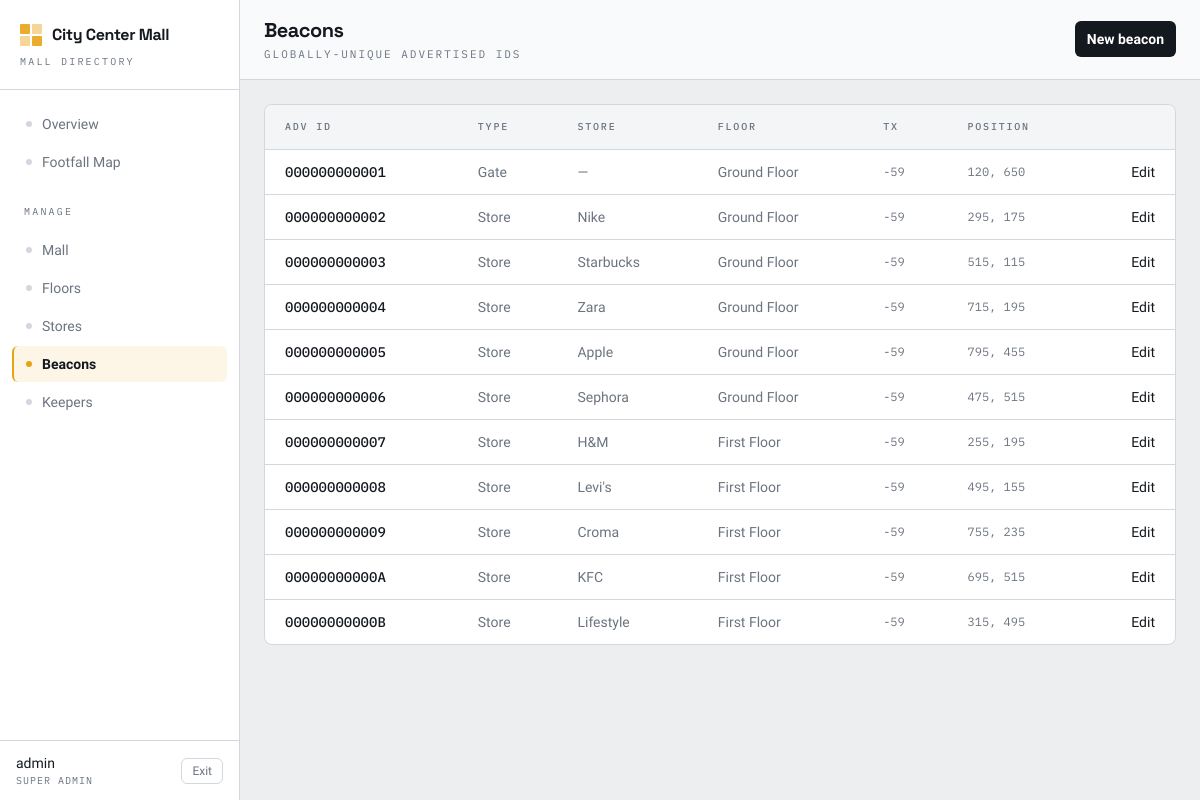
The app's page /beacons/ (signed in) with its own data.
### core/models.py (models this page shows, shortened)
class Mall(models.Model):
    name = models.CharField(max_length=120)
    address = models.CharField(max_length=255, blank=True)

class Beacon(models.Model):
    GATE, STORE, COMMON = 'gate', 'store', 'common'
    TYPES = [(GATE, 'Gate'), (STORE, 'Store'), (COMMON, 'Common')]
    mall = models.ForeignKey(Mall, on_delete=models.CASCADE, related_name='beacons')
    floor = models.ForeignKey(Floor, on_delete=models.CASCADE, related_name='beacons')
    store = models.ForeignKey(Store, null=True, blank=True, on_delete=models.SET_NULL,
                              related_name='beacons')
    adv_id = models.CharField(max_length=12, unique=True)  # 6 bytes as hex; advertised + matched
    beacon_type = models.CharField(max_length=8, choices=TYPES, default=COMMON)  # admin-only, not synced
    pos_x = models.IntegerField(default=0)
    pos_y = models.IntegerField(default=0)
    tx_power = models.IntegerField(default=-59)  # calibrated RSSI @ 1m

class Floor(models.Model):
    mall = models.ForeignKey(Mall, on_delete=models.CASCADE, related_name='floors')
    number = models.IntegerField()
    name = models.CharField(max_length=80)
    plan_image = models.FileField(upload_to='floors/', blank=True)
    width_m = models.FloatField(null=True, blank=True)
    height_m = models.FloatField(null=True, blank=True)
    outline = models.JSONField(null=True, blank=True)
    class Meta:
        ordering = ['number']
    PPM = 20

class Store(models.Model):
    mall = models.ForeignKey(Mall, on_delete=models.CASCADE, related_name='stores')
    floor = models.ForeignKey(Floor, on_delete=models.CASCADE, related_name='stores')
    name = models.CharField(max_length=120)
    category = models.CharField(max_length=60)
    image = models.FileField(upload_to='stores/', blank=True)   # storefront photo for the app card
    tagline = models.CharField(max_length=80, blank=True)        # one-line hook under the name
    badge = models.CharField(max_length=16, blank=True)          # short chip, e.g. OFFER / NEW
    pos_x = models.IntegerField(default=0)  # label anchor — auto-set to shape centroid
    pos_y = models.IntegerField(default=0)
    shape = models.JSONField(null=True, blank=True)
    keeper = models.ForeignKey(settings.AUTH_USER_MODEL, null=True, blank=True,
                               on_delete=models.SET_NULL, related_name='stores')

### core/views.py (the view)
# urls.py: path('beacons/', views.beacons, name='beacons'),
@login_required
@admin_only
def beacons(request):
    mall = Mall.objects.first()
    return render(request, 'beacons.html', {
        'beacons': Beacon.objects.filter(mall=mall).select_related('floor', 'store'),
        'floors': Floor.objects.filter(mall=mall)})

### core/context.py (called while the page is built)
def dashboard(request):
    if not request.user.is_authenticated:
        return {}
    mall = Mall.objects.first()
    return {
        'mall': mall,
        'nav_floors': Floor.objects.filter(mall=mall) if mall else [],
        'is_admin': request.user.is_superuser,
    }

### core/templates/beacons.html (shortened to what this page needs)
{% extends "base.html" %}
{% block heading %}Beacons{% endblock %}
{% block subheading %}<p class="mt-0.5 font-mono text-[11px] uppercase tracking-[0.18em] text-muted">Globally-unique advertised IDs</p>{% endblock %}
{% block toolbar %}<a href="{% url 'beacon_new' %}" class="rounded-md bg-ink px-3 py-2 text-sm font-600 text-white hover:bg-black transition">New beacon</a>{% endblock %}
{% block content %}
<div class="overflow-hidden rounded-lg border border-line bg-surface">
  <table class="w-full text-sm">
    <thead class="border-b border-line bg-paper/60 font-mono text-[10px] uppercase tracking-[0.18em] text-muted">
      <tr><th class="px-5 py-3 text-left font-500">Adv ID</th><th class="px-5 py-3 text-left font-500">Type</th>
      <th class="px-5 py-3 text-left font-500">Store</th><th class="px-5 py-3 text-left font-500">Floor</th>
      <th class="px-5 py-3 text-left font-500">Tx</th><th class="px-5 py-3 text-left font-500">Position</th><th></th></tr>
    </thead>
    <tbody>
      {% for b in beacons %}
      <tr class="border-b border-line last:border-0 hover:bg-paper/50">
        <td class="px-5 py-3 font-mono font-500">{{ b.adv_id }}</td>
        <td class="px-5 py-3 text-muted capitalize">{{ b.beacon_type }}</td>
        <td class="px-5 py-3 text-muted">{{ b.store.name|default:"—" }}</td>
        <td class="px-5 py-3 text-muted">{{ b.floor.name }}</td>
        <td class="px-5 py-3 font-mono text-xs text-muted">{{ b.tx_power }}</td>
        <td class="px-5 py-3 font-mono text-xs text-muted">{{ b.pos_x }}, {{ b.pos_y }}</td>
        <td class="px-5 py-3 text-right"><a href="{% url 'beacon_edit' b.id %}" class="font-500 text-ink hover:text-signal">Edit</a></td>
      </tr>
      {% endfor %}
    </tbody>
  </table>
</div>
{% endblock %}

### core/templates/base.html (shortened to what this page needs)
{% load static %}
<!doctype html>
<html lang="en">
<head>
  <script src="https://cdn.tailwindcss.com"></script>
</head>
<body class="bg-paper text-ink antialiased">
{% if user.is_authenticated %}
<div class="flex min-h-screen">
  <aside class="hidden md:flex w-60 shrink-0 flex-col border-r border-line bg-surface">
    <div class="px-5 pt-6 pb-5 border-b border-line">
      <div class="flex items-center gap-2.5 text-signal">
        <span class="mark"><i></i><i></i><i></i><i></i></span>
        <span class="font-display font-700 tracking-tight text-ink leading-none">
          {{ mall.name|default:"Directory" }}
        </span>
      </div>
      <p class="mt-2 font-mono text-[10px] uppercase tracking-[0.22em] text-muted">Mall Directory</p>
    </div>
    {% with url=request.resolver_match.url_name %}
    <nav class="flex-1 px-3 py-4 space-y-0.5 text-sm">
      {% include "_navitem.html" with cur=url want="dashboard" target="dashboard" label="Overview" %}
      {% include "_navitem.html" with cur=url want="heatmap" target="heatmap" label="Footfall Map" %}
      {% if is_admin %}
        <p class="px-3 pt-5 pb-2 font-mono text-[10px] uppercase tracking-[0.22em] text-muted">Manage</p>
        {% include "_navitem.html" with cur=url want="mall_setup" target="mall_setup" label="Mall" %}
        {% include "_navitem.html" with cur=url want="floors" target="floors" label="Floors" %}
        {% include "_navitem.html" with cur=url want="stores" target="stores" label="Stores" %}
        {% include "_navitem.html" with cur=url want="beacons" target="beacons" label="Beacons" %}
        {% include "_navitem.html" with cur=url want="keepers" target="keepers" label="Keepers" %}
      {% endif %}
    </nav>
    {% endwith %}
    <div class="border-t border-line px-4 py-3 flex items-center justify-between">
      <div class="min-w-0">
        <p class="truncate font-500 text-sm">{{ user.username }}</p>
        <p class="font-mono text-[10px] uppercase tracking-widest text-muted">
          {% if is_admin %}Super Admin{% else %}Storekeeper{% endif %}
        </p>
      </div>
      <form method="post" action="{% url 'logout' %}">{% csrf_token %}
        <button class="rounded-md border border-line px-2.5 py-1 text-xs text-muted hover:text-ink hover:border-ink transition">Exit</button>
      </form>
    </div>
  </aside>
  <main class="flex-1 min-w-0">
    <header class="flex items-center gap-4 border-b border-line bg-surface/70 px-6 py-4 backdrop-blur">
      <div class="min-w-0">
        <h1 class="font-display text-xl font-700 tracking-tight truncate">{% block heading %}{% endblock %}</h1>
        {% block subheading %}{% endblock %}
      </div>
      <div class="ml-auto flex items-center gap-2">{% block toolbar %}{% endblock %}</div>
    </header>
    <div class="p-6">{% block content %}{% endblock %}</div>
  </main>
</div>
{% else %}
  {% block content_anon %}{% endblock %}
{% endif %}
</body>
</html>

### core/templates/base.html (style rules this page uses)
body { font-family: "Hanken Grotesk", sans-serif; }
.mark { display:grid; grid-template-columns:1fr 1fr; grid-template-rows:1fr 1fr; gap:2px; width:22px; height:22px; }
.mark i { background: currentColor; border-radius:1px; }
.mark i:nth-child(1),.mark i:nth-child(4) { opacity:.9 }
.mark i:nth-child(2),.mark i:nth-child(3) { opacity:.45 }

### records on screen
Mall: name "City Center Mall"
Beacon: adv_id "000000000001", beacon_type "Gate", store.name "—", floor.name "Ground Floor", tx_power "-59", pos_x "120", pos_y "650"
Beacon: adv_id "000000000002", beacon_type "Store", store.name "Nike", floor.name "Ground Floor", tx_power "-59", pos_x "295", pos_y "175"
Beacon: adv_id "000000000003", beacon_type "Store", store.name "Starbucks", floor.name "Ground Floor", tx_power "-59", pos_x "515", pos_y "115"
Beacon: adv_id "000000000004", beacon_type "Store", store.name "Zara", floor.name "Ground Floor", tx_power "-59", pos_x "715", pos_y "195"
Beacon: adv_id "000000000005", beacon_type "Store", store.name "Apple", floor.name "Ground Floor", tx_power "-59", pos_x "795", pos_y "455"
Beacon: adv_id "000000000006", beacon_type "Store", store.name "Sephora", floor.name "Ground Floor", tx_power "-59", pos_x "475", pos_y "515"
Beacon: adv_id "000000000007", beacon_type "Store", store.name "H&M", floor.name "First Floor", tx_power "-59", pos_x "255", pos_y "195"
Beacon: adv_id "000000000008", beacon_type "Store", store.name "Levi's", floor.name "First Floor", tx_power "-59", pos_x "495", pos_y "155"
Beacon: adv_id "000000000009", beacon_type "Store", store.name "Croma", floor.name "First Floor", tx_power "-59", pos_x "755", pos_y "235"
Beacon: adv_id "00000000000A", beacon_type "Store", store.name "KFC", floor.name "First Floor", tx_power "-59", pos_x "695", pos_y "515"
Beacon: adv_id "00000000000B", beacon_type "Store", store.name "Lifestyle", floor.name "First Floor", tx_power "-59", pos_x "315", pos_y "495"

### other values on screen
{{ label }} "Overview Footfall Map Mall Floors Stores Keepers"
{{ label }} "Beacons"
{{ user.username }} "admin"
